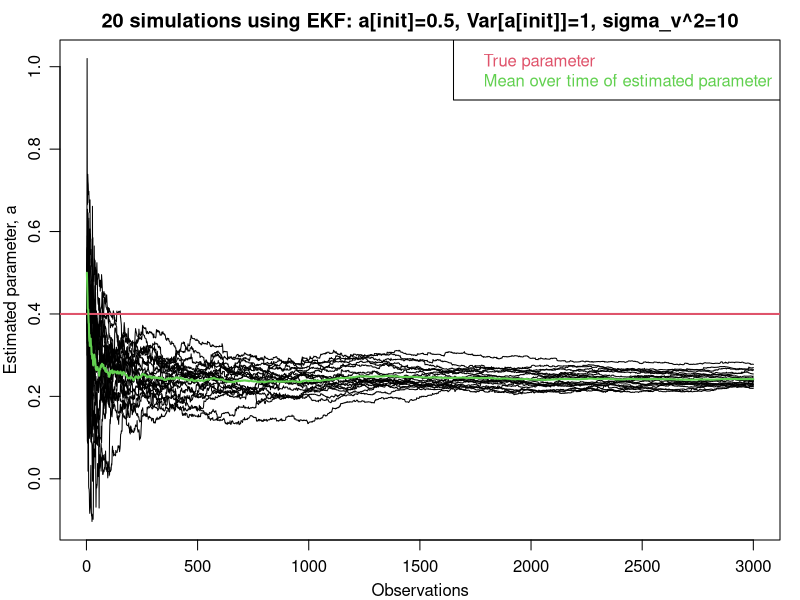

The R script that drew this image:
##----------------------------------------------------------------
## EKF algorithm for use in Part 4 of computer exercise 2 in
## Advanced Time Series Analysis
##----------------------------------------------------------------
par(mgp=c(2,0.8,0), mar=c(3,3,2,1),oma=c(0,0,0,0),las=0, pty="m", xpd=F)
##----------------------------------------------------------------
## Do the simulation here and keep the values in y
##----------------------------------------------------------------
zn<-20
n=3000
aZ<-vector(mode="list", zn)
for(i in 1:zn){
  time<-seq(1:n)
  a=0.4
  ev <- rnorm(n,sd=1)
  ee <- rnorm(n,sd=1)
  xt<- rep(NA,n)
  yt <-rep(NA,n)
  xt[1]<-ev[1]
  yt[1] <- ee[1]
  for(t in 2:n){
    xt[t] <- a*xt[t-1]+ev[t-1]
    yt[t] <- xt[t]+ee[t]
  }
  
  
  y=yt
  ##----------------------------------------------------------------
  ## Estimation with the EKF
  ##----------------------------------------------------------------
  ## aInit : The starting guess of the AR coefficient estimate
  aInit <- 0.5
  ## aVarInit : The initial variance for estimation of the AR coefficient
  aVarInit <- 1
  ## sigma.v : Standard deviation of the system noise of x in the filter
  sigma.v <- sqrt(10)
  
  ## Initialize
  ## Init the state vector estimate
  zt <- c(0,aInit)
  ## Init the variance matrices
  Rv <- matrix(c(sigma.v^2,0,0,0), ncol=2)
  ## sigma.e : Standard deviation of the measurement noise in the filter
  Re <- sqrt(1) 
  
  ## Init the P matrix, that is the estimate of the state variance
  Pt <- matrix(c(Re,0,0,aVarInit), nrow=2, ncol=2)
  ## The state is [X a] so the differentiated observation function is
  Ht <- t(c(1,0))
  ## Init a vector for keeping the parameter a variance estimates
  aVar <- rep(NA,length(y))
  ## and keeping the states
  Z <- matrix(NA, nrow=length(y), ncol=2)
  Z[,1] <- zt
  
  ## The Kalman filtering
  for(t in 1:(length(y)-1))
  {
    ## Derivatives (Jacobians)
    Ft <- matrix(c(zt[2],0,zt[1],1), ncol=2)  # F_t-1
    # Ht does not change 
    
    ## Prediction step
    zt = c(zt[2]*zt[1],zt[2]) #z_t|t-1 f(z_t-1|t-1)
    Pt = Ft %*% Pt %*% t(Ft) + Rv #P_t|t-1
    
    ## Update step
    res = y[t] - zt[1] # the residual at time t
    St =  Ht %*% Pt %*% t(Ht) + Re # innovation covariance
    Kt = Pt %*% t(Ht) %*% St^-1 # Kalman gain
    zt = zt + Kt * res # z_t|t
    Pt = (diag(2) - Kt%*%Ht)%*%Pt #P_t|t
    
    ## Keep the state estimate
    Z[t+1,] <- zt
    ## Keep the P[2,2], which is the variance of the estimate of a
    aVar[t+1] <- Pt[2,2]
    
  }
  aZ[[i]] <- Z[,2]
}
test<-matrix(unlist(aZ), ncol = 20, byrow=F)


plot(test[,1],type='l', ylim=c(min(test, na.rm=T),max(test, na.rm=T)), 
     main=paste(20, "simulations using EKF:", paste0("a[init]=", aInit, ","),paste0("Var[a[init]]=", aVarInit,","),
                paste0("sigma_v^2=", sigma.v^2)), xlab="Observations",
     ylab="Estimated parameter, a")
for(i in 2:zn){
  lines(test[,i], col=1)
}
abline(h=a, lwd=2, col=2)
#abline(h=mean(rowMeans(simplify2array(aZ)), na.rm=T), lwd=2, col=4)
lines(1:3000, rowMeans(simplify2array(aZ)), col=3, lwd=2)
legend("topright", c("True parameter", "Mean over time of estimated parameter"), text.col=c(2,3))
